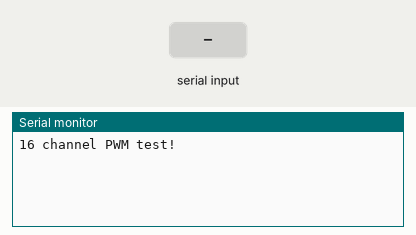
This sketch was run on a simulated Arduino Uno, built with avr-gcc and run on an emulated ATmega328P. Shown: the last lines printed to the serial monitor. The test bench sets the inputs (shaded band).

Above: at 1.2 s.
1.3 s: "90,45\n" received over Serial
At 2.0 s:
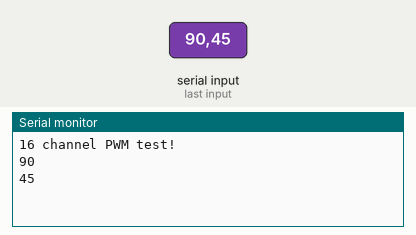
2.8 s: "30,150\n" received over Serial
At 3.2 s:
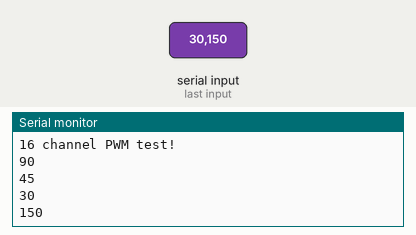
Timing chart, 0 to 5.8 s (numbered marks = the images above; inputs shaded):
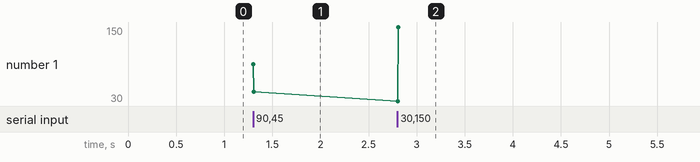

Measured:
- after the input at 1.3 s, the serial monitor: prints a new line at once (image 1)
- after the input at 2.8 s, the serial monitor: prints a new line at once (image 2)
- plotted number 1: 45 → 150 after the input at 2.8 s

The sketch:

0ServoDriverCalibrator.ino
```cpp
// Bring out the paperclip and protractor...
// run and type in desired signal to send. change channel to appropriate channel

#include <Wire.h>
#include <Adafruit_PWMServoDriver.h>

// called this way, it uses the default address 0x40
Adafruit_PWMServoDriver pwm = Adafruit_PWMServoDriver();

int test_signals[19] = {1420,1505,1600,1720,1830,1950,2060,2200,2320,2440,2550,2660,2775,2890,3000,3120,3240,3349,3459};
int NUM_SIG = 15;

int sig;
int channel = 1; // <--- change channel

void setup() {
  Serial.begin(9600);
  while ( !Serial ) ;
  Serial.println("16 channel PWM test!");

  pwm.begin();
  pwm.setPWMFreq(400);  // This is the maximum PWM frequency

  Wire.setClock(400000);
  pwm.setPWM(channel, 0, 2440); // approximate 0 deg
//  631, 3612
// 2440 is 0, 3460 +90, 1400 -90. dog has 0 at 2455

}

void loop() {
  // Manual commands
  if (Serial.available()) {
    sig = Serial.parseInt();
    if (sig > 0) {
       pwm.setPWM(channel, 0, sig ); // pwm.setPWM(channel, [begin_time], [end_time])
       Serial.println(sig);
    }

    // Cycle through them all for validation
    if (sig == -10) {
      for (int i = 0; i < NUM_SIG; i++) {
        sig = test_signals[i];
        pwm.setPWM(channel, 0, sig ); // pwm.setPWM(channel, [begin_time], [end_time])
        Serial.println(sig);
        delay(1000);
      }
    }
  }
}
```
